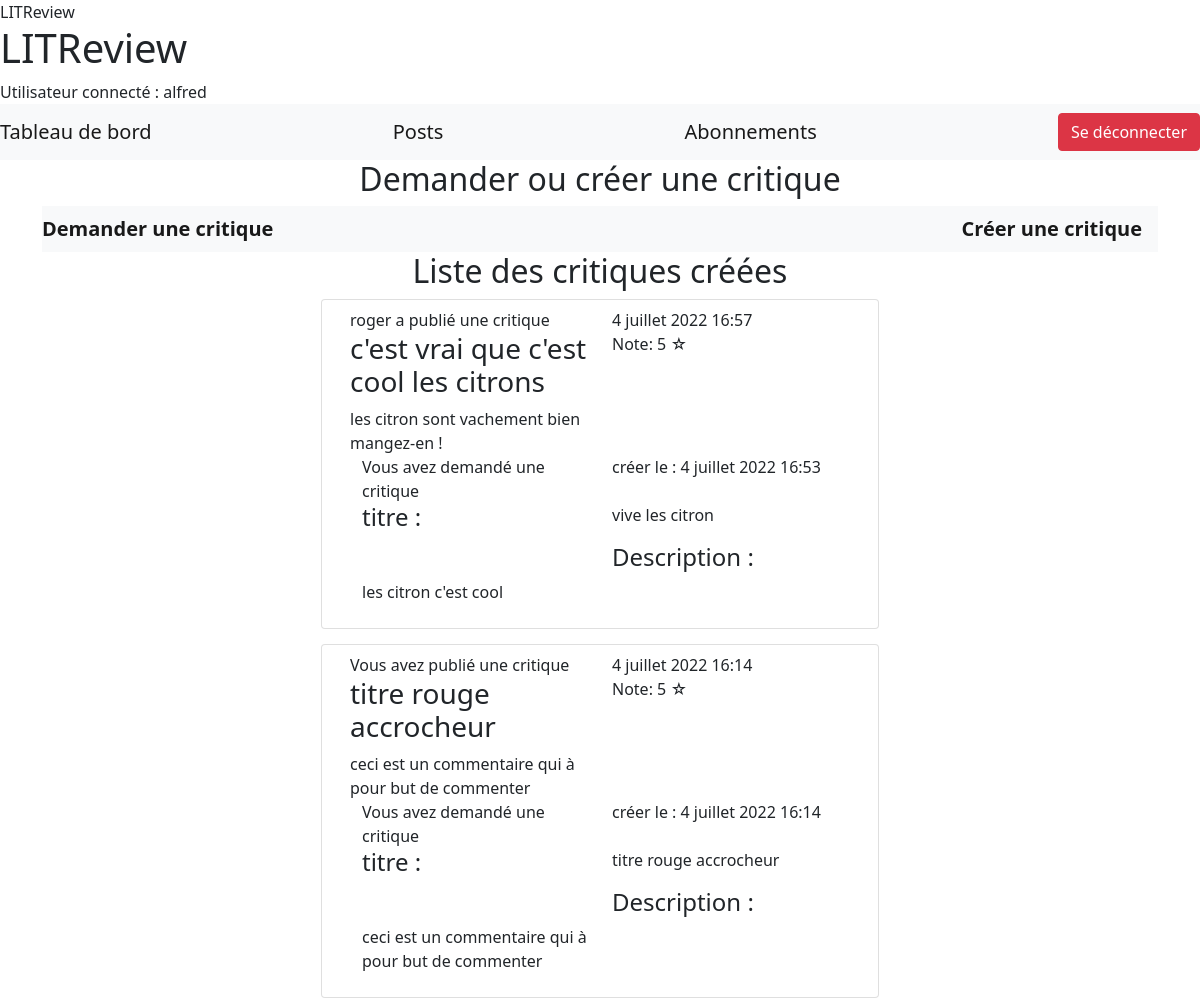
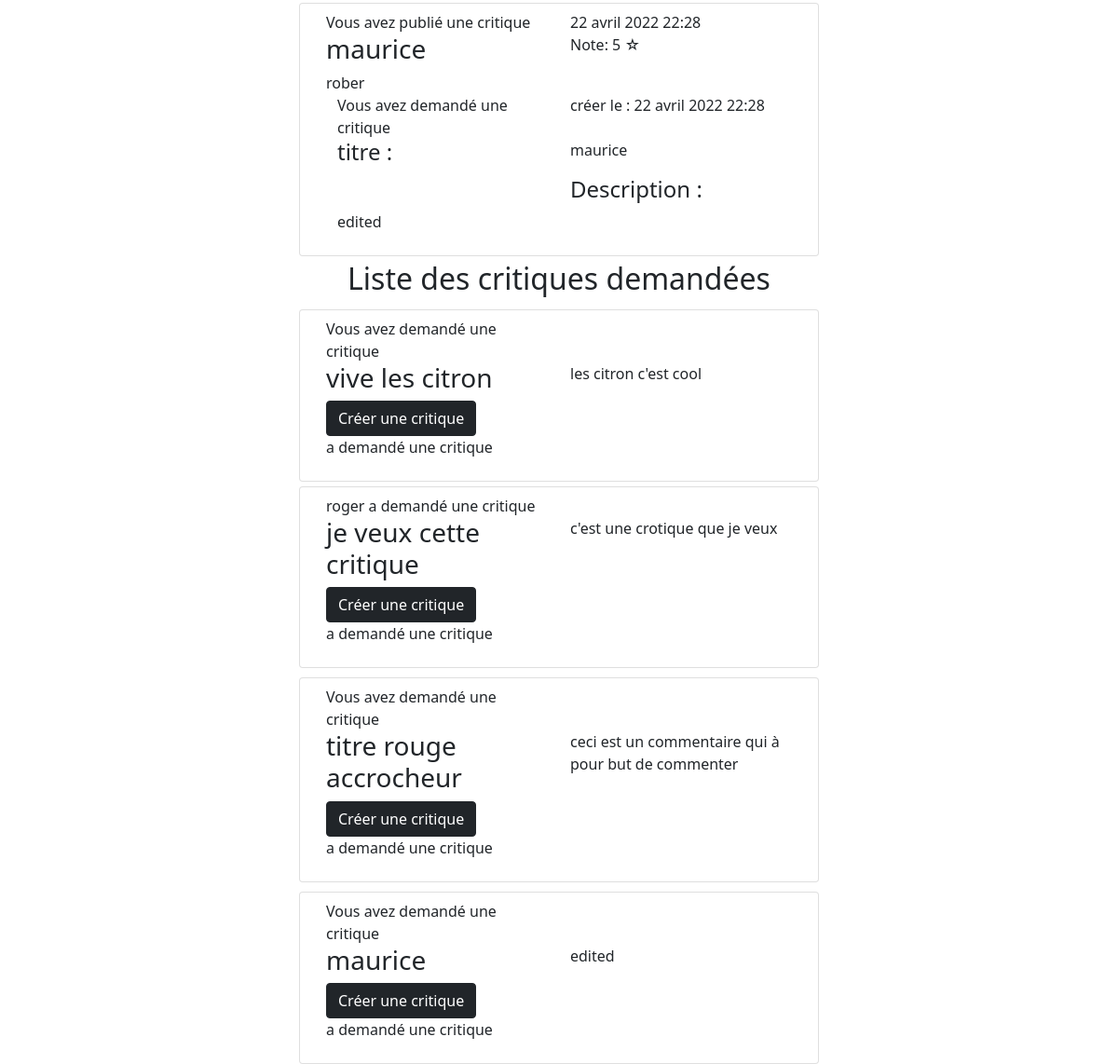
/tableau_de_bord/ (signed in), run on the app's committed database (2 pictures, top to bottom).
### review/models.py (models this page shows, shortened)
class Review(models.Model):
    ticket = models.ForeignKey(to=Ticket, on_delete=models.CASCADE)
    note = models.PositiveSmallIntegerField(
        validators=[MinValueValidator(0),
                    MaxValueValidator(5)],
        verbose_name='note')
    titre = models.CharField(max_length=128, verbose_name='Titre de la critique')
    content = models.TextField(max_length=8192, blank=True, verbose_name='Commentaire')
    user = models.ForeignKey(User, on_delete=models.CASCADE)
    date_creation = models.DateTimeField(auto_now_add=True)

class Ticket(models.Model):
    titre = models.CharField(max_length=128, blank=False)
    description = models.TextField(max_length=2048, blank=True)
    user = models.ForeignKey(User, on_delete=models.CASCADE)
    date_creation = models.DateTimeField(auto_now_add=True)

### review/views.py (the view)
# urls.py: path('tableau_de_bord/', include('review.urls')),
@login_required
def tableau_de_bord(request):
    current_user = request.user
    followers = current_user.following.all()
    followers_id = []
    for follower in followers:
        followers_id.append(follower.followed_user.pk)
    ids_of_ticket_answerers = []
    for ticket in Ticket.objects.filter(user=current_user):
        for review in Review.objects.all():
            if review.ticket == ticket:
                ids_of_ticket_answerers.append(review.user.pk)
    reviews = (Review.objects.filter(user=request.user) |
               Review.objects.filter(user_id__in=followers_id) |
               Review.objects.filter(user_id__in=ids_of_ticket_answerers)
               )
    reviews = reviews.annotate(content_type=Value('REVIEW', CharField()))
    followers = current_user.following.all()
    followers_list = []
    for follower in followers:
        followers_list.append(follower.followed_user.pk)
    tickets = (Ticket.objects.filter(user_id__in=followers_list) |
               Ticket.objects.filter(user=request.user)
               )
    tickets = tickets.annotate(content_type=Value('TICKET', CharField()))
    posts = sorted(
        chain(reviews, tickets),
        key=lambda post: post.date_creation,
        reverse=True
        )
    return render(request, 'review/tableau_de_bord.html', context={'posts': posts})

### review/templates/review/tableau_de_bord.html
{% extends "index.html" %}
{% block content %}
<h2 style="text-align: center;">Demander ou créer une critique</h2>
<div class="navbar navbar-light bg-light">
        <strong><a class="navbar-brand" href="{% url 'creer_ticket'%}">Demander une critique</a></strong>
        <strong><a class="navbar-brand" href="{% url 'creer_revue'%}">Créer une critique</a></strong>
    </div>
    <h2 style="text-align: center;">Liste des critiques créées</h2>
    {% for post in posts %}
    <div class="d-flex justify-content-center" style="margin-top: 5px;">
        <ul class="list-group col-md-6">
        {% if post.content_type == 'REVIEW' %}
        <li class="list-group-item">{% include 'review/critique_creer.html' %} </li>
        {% endif %}
    </ul>
</div>
    {% endfor %}
    <h2 style="text-align: center;">Liste des critiques demandées</h2>
    {% for post in posts %}
    <div class="d-flex justify-content-center" style="margin-top: 5px;">
        <ul class="list-group col-md-6">
        {% if post.content_type == 'TICKET' %}
        <li class="list-group-item">{% include 'review/critique_demander.html' %}</li>
        {% endif %}
    </ul>
</div>
    {% endfor %}
{% endblock content%}

### templates/index.html (shortened to what this page needs)
{% load static %}
<!DOCTYPE html>
<html lang="en">
<head>
    <link rel="stylesheet" type="text/css" href="https://cdn.jsdelivr.net/npm/bootstrap@5.1.3/dist/css/bootstrap.min.css">
    {% if titre%}
        <titre>LITReview - {{ titre }}</titre>
    {% else %}
        <titre>LITReview</titre>
    {% endif %}
</head>
<body>
    <header>
        <h1 id="maintitre">LITReview</h1>
        <nav>
        {% if user.is_authenticated %}
        <div>Utilisateur connecté : {{ user.username }}
            <div class="navbar navbar-light bg-light">
                <a class="navbar-brand" href="{% url 'tableau_de_bord'%}">Tableau de bord</a>
                <a class="navbar-brand" href="{% url 'posts'%}">Posts</a>
                <a class="navbar-brand" href="{% url 'abonnement'%}">Abonnements</a>
                <button class="btn btn-danger" onclick="location.href='{% url 'deconnexion' %}'">Se déconnecter</button>
                {% endif %}
            </div>
        </nav>
    </header>
    <div class="container">
    {% block content %}
    {% endblock content %}
    </div>
</body>
</html>

### review/templates/review/critique_creer.html
<div class="container">
    <div class="row row-cols-2">
    {% if  post.user.id == user.id%}
        <div>Vous avez publié une critique</div>
        <div>{{ post.date_creation }}</div>
    {% else %}
        <div>{{ post.user.username }} a publié une critique</div>
        <div>{{ post.date_creation }}</div>
    {% endif %}
        <h3>{{ post.titre }}</h3>
        <div>Note: {{post.note}}<span> ☆</span>
        </div>
        <div>{{ post.content }}</div>
</div>
<div class="container">
    <div class="row row-cols-2">
    {% if  post.ticket.user.id == user.id%}
        <div>Vous avez demandé une critique</div>
        <p>créer le : {{post.ticket.date_creation}}</p>
    {% else %}
        <div>en réponse à {{post.ticket.user.username}}</div>
        <div>{{post.ticket.date_creation}}</div>
    {% endif %}
        <h4>titre :</h4>
        <p>{{ post.ticket.titre }}<p>
        <h4>Description :</h4>
        <p >{{ post.ticket.description }}</p>
    </div>
</div>

### review/templates/review/critique_demander.html (shortened to what this page needs)
<div class="container">
    <div class="row row-cols-2">
        {% if  post.user.id == user.id%}
            <div>Vous avez demandé une critique</div>
            <div>{{ post.time_created }}</div>
            {% else %}
                <div>{{ post.user.username }} a demandé une critique</div>
                <div>{{ post.time_created }}</div>
        {% endif %}
        <h3 >{{ post.titre }}</h3>
        <p >{{ post.description }}</p>
        {% if not post.ticket %}
            <strong><a class="btn btn-dark" href="{% url 'creer_revue_ticket' id_ticket=post.pk %}">Créer une critique</a></strong>
        {% endif %}
    </div>
</div>
<div class="container">
    <div class="row row-cols-2">
{% if  post.ticket.user.id == user.id%}
    <div>Vous avez demandé une critique</div>
    <div>{{post.ticket.date_creation}}</div>
{% else %}
    <div>{{post.ticket.user.username}} a demandé une critique</div>
    <div>{{post.ticket.date_creation}}</div>
{% endif %}
    <h3 >{{ post.ticket.titre }}</h3>
</div>
</div>

### data on the page
Review: user.username "roger", date_creation "4 juillet 2022 16:57", titre "c'est vrai que c'est cool les citrons", note "5", content "les citron sont vachement bien mangez-en !", ticket.date_creation "4 juillet 2022 16:53", ticket.titre "vive les citron", ticket.description "les citron c'est cool"
Review: date_creation "4 juillet 2022 16:14", titre "titre rouge accrocheur", note "5", content "ceci est un commentaire qui à pour but de commenter", ticket.date_creation "4 juillet 2022 16:14", ticket.titre "titre rouge accrocheur", ticket.description "ceci est un commentaire qui à pour but de commenter"
Review: date_creation "22 avril 2022 22:28", titre "maurice", note "5", content "rober", ticket.date_creation "22 avril 2022 22:28", ticket.titre "maurice", ticket.description "edited"
Ticket: titre "vive les citron", description "les citron c'est cool"
Ticket: user.username "roger", titre "je veux cette critique", description "c'est une crotique que je veux"
Ticket: titre "titre rouge accrocheur", description "ceci est un commentaire qui à pour but de commenter"
Ticket: titre "maurice", description "edited"

### other printed values
{{ user.username }} "alfred"
